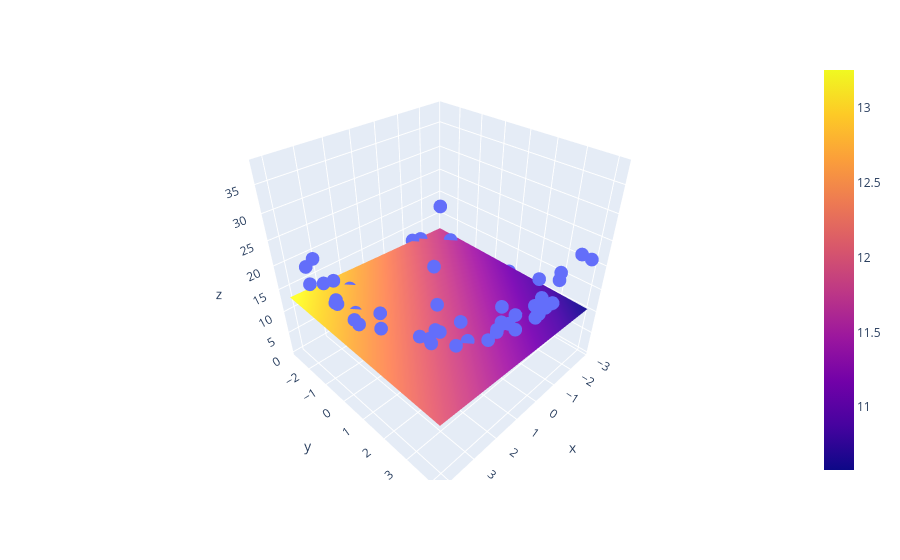

The cell this chart's notebook holds for it:
### Code cell
import plotly.graph_objects as go
fig = px.scatter_3d(df, x=x.ravel(), y=y.ravel(), z=z.ravel())
fig.add_trace(go.Surface(x = x_input, y=y_input, z=z_final))

fig.show()
